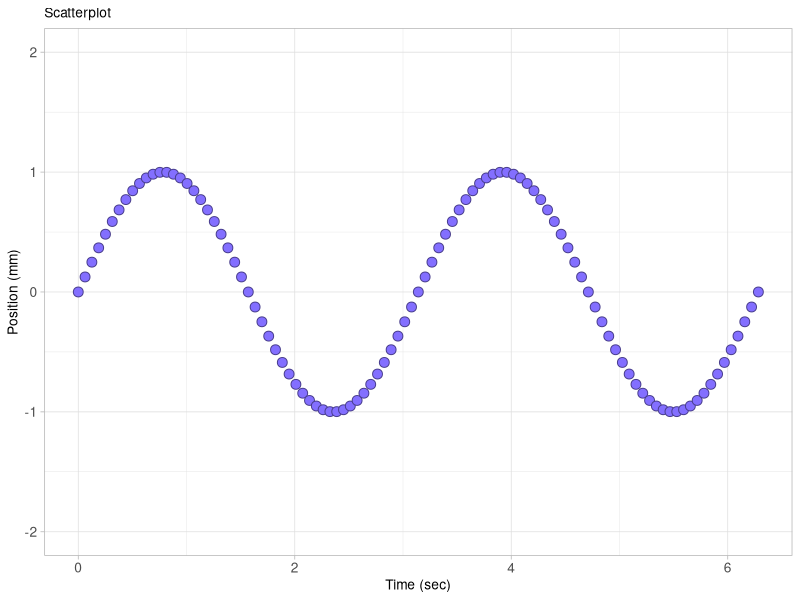

R code for this plot:
#  ------------------------------------------
#  start learning ggplot2 using a scatterplot
#
#  Richard Layton
#  2017-08-29
#  ------------------------------------------

# if you like to start with an empty workspace
rm(list = (ls()))

# to access the functionality of the ggplot2 package
library(ggplot2)

# create objects to be assembled in a data frame
time_sec <- seq(0, 2*pi, by = pi/50) # sec
freq     <- 2                        # r/s
displ_mm <- sin(freq * time_sec)     # mm

# ggplot2 requires data in data frame form
vibr_data <- data.frame(time_sec, displ_mm)

# examine the data frame structure
str(vibr_data)

# control significant digits in printout
options(digits = 3)

# examine the data frame structure
head(vibr_data)

# the final graph, all elements chained together
f1 <- ggplot(data = vibr_data, aes(x = time_sec, y = displ_mm)) +
  geom_point(shape = 21
    , color = "slateblue4"
    , fill  = "slateblue1"
    , size  = 3
    ) +
  xlab("Time (sec)") +
  ylab("Position (mm)") +
  ggtitle("Scatterplot") +
  scale_y_continuous(limits = c(-2, 2), breaks = seq(-2, 2, 1)) +
  theme_light() +
  theme(plot.title = element_text(size = rel(0.9), face = "plain")
    , axis.title = element_text(size = rel(0.9), face = "plain")
    , axis.text = element_text(size = rel(0.9), face = "plain")
  )

print(f1)


